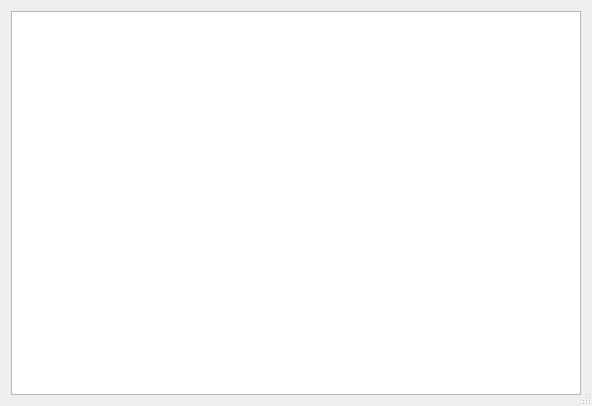
<?xml version="1.0" encoding="UTF-8"?>
<ui version="4.0">
 <class>Display</class>
 <widget class="QDialog" name="Display">
  <property name="geometry">
   <rect>
    <x>0</x>
    <y>0</y>
    <width>592</width>
    <height>406</height>
   </rect>
  </property>
  <property name="windowTitle">
   <string>Dialog</string>
  </property>
  <property name="sizeGripEnabled">
   <bool>true</bool>
  </property>
  <layout class="QHBoxLayout" name="horizontalLayout">
   <item>
    <widget class="QGraphicsView" name="view"/>
   </item>
  </layout>
 </widget>
 <resources/>
 <connections/>
</ui>
